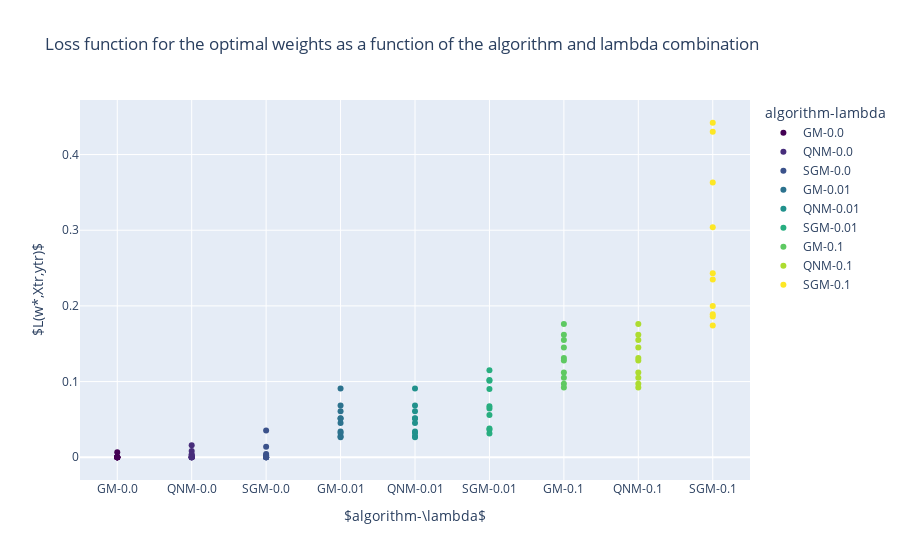

Write notebook code for a chart like this one.
### Code cell
# plot a scatter plot of L* as a function of la
fig = px.scatter(df, x='algorithm-lambda', y='L*',
                    title='Loss function for the optimal weights as a function of the algorithm and lambda combination',
                    color='algorithm-lambda',
                    color_discrete_sequence =['#440154', '#472d7b', '#3b528b', '#2c728e', '#21918c', '#28ae80', '#5ec962', '#addc30', '#fde725'])
fig.update_layout(
    xaxis_title=r'$algorithm-\lambda$',
    yaxis_title=r'$L(w*,Xtr,ytr)$',
    xaxis_type='category'
)
fig.show()
# save the figure
fig.write_image("L_for_al-la.png")

### Figure 1 — Plotly figure (JSON) as saved in the notebook; plotly's stock layout.template omitted (floating-point values rounded to 4 significant figures)
{"data": [{"hovertemplate": "algorithm-lambda=%{x}<br>L*=%{y}<extra></extra>", "legendgroup": "GM-0.0", "marker": {"color": "#440154", "symbol": "circle"}, "mode": "markers", "name": "GM-0.0", "orientation": "v", "showlegend": true, "type": "scatter", "x": ["GM-0.0", "GM-0.0", "GM-0.0", "GM-0.0", "GM-0.0", "GM-0.0", "GM-0.0", "GM-0.0", "GM-0.0", "GM-0.0"], "xaxis": "x", "y": [5.72e-07, 1.26e-06, 0.000137, 5e-07, 5.5e-07, 1.28e-06, 7.13e-07, 0.00646, 1.11e-05, 7.96e-07], "yaxis": "y"}, {"hovertemplate": "algorithm-lambda=%{x}<br>L*=%{y}<extra></extra>", "legendgroup": "QNM-0.0", "marker": {"color": "#472d7b", "symbol": "circle"}, "mode": "markers", "name": "QNM-0.0", "orientation": "v", "showlegend": true, "type": "scatter", "x": ["QNM-0.0", "QNM-0.0", "QNM-0.0", "QNM-0.0", "QNM-0.0", "QNM-0.0", "QNM-0.0", "QNM-0.0", "QNM-0.0", "QNM-0.0"], "xaxis": "x", "y": [2.91e-50, 1.66e-11, 0.00813, 1.02e-08, 1.52e-07, 0.00258, 2.25e-39, 0.016, 0.004, 1.23e-11], "yaxis": "y"}, {"hovertemplate": "algorithm-lambda=%{x}<br>L*=%{y}<extra></extra>", "legendgroup": "SGM-0.0", "marker": {"color": "#3b528b", "symbol": "circle"}, "mode": "markers", "name": "SGM-0.0", "orientation": "v", "showlegend": true, "type": "scatter", "x": ["SGM-0.0", "SGM-0.0", "SGM-0.0", "SGM-0.0", "SGM-0.0", "SGM-0.0", "SGM-0.0", "SGM-0.0", "SGM-0.0", "SGM-0.0"], "xaxis": "x", "y": [1.41e-05, 0.00271, 0.0139, 1.16e-05, 1.44e-05, 0.00101, 1.69e-05, 0.0352, 0.00421, 3.33e-05], "yaxis": "y"}, {"hovertemplate": "algorithm-lambda=%{x}<br>L*=%{y}<extra></extra>", "legendgroup": "GM-0.01", "marker": {"color": "#2c728e", "symbol": "circle"}, "mode": "markers", "name": "GM-0.01", "orientation": "v", "showlegend": true, "type": "scatter", "x": ["GM-0.01", "GM-0.01", "GM-0.01", "GM-0.01", "GM-0.01", "GM-0.01", "GM-0.01", "GM-0.01", "GM-0.01", "GM-0.01"], "xaxis": "x", "y": [0.0276, 0.0515, 0.0684, 0.0263, 0.0339, 0.0452, 0.0321, 0.0909, 0.0609, 0.0513], "yaxis": "y"}, {"hovertemplate": "algorithm-lambda=%{x}<br>L*=%{y}<extra></extra>", "legendgroup": "QNM-0.01", "marker": {"color": "#21918c", "symbol": "circle"}, "mode": "markers", "name": "QNM-0.01", "orientation": "v", "showlegend": true, "type": "scatter", "x": ["QNM-0.01", "QNM-0.01", "QNM-0.01", "QNM-0.01", "QNM-0.01", "QNM-0.01", "QNM-0.01", "QNM-0.01", "QNM-0.01", "QNM-0.01"], "xaxis": "x", "y": [0.0276, 0.0515, 0.0684, 0.0263, 0.0339, 0.0452, 0.0321, 0.0909, 0.0609, 0.0513], "yaxis": "y"}, {"hovertemplate": "algorithm-lambda=%{x}<br>L*=%{y}<extra></extra>", "legendgroup": "SGM-0.01", "marker": {"color": "#28ae80", "symbol": "circle"}, "mode": "markers", "name": "SGM-0.01", "orientation": "v", "showlegend": true, "type": "scatter", "x": ["SGM-0.01", "SGM-0.01", "SGM-0.01", "SGM-0.01", "SGM-0.01", "SGM-0.01", "SGM-0.01", "SGM-0.01", "SGM-0.01", "SGM-0.01"], "xaxis": "x", "y": [0.0314, 0.0903, 0.101, 0.0362, 0.0557, 0.0645, 0.0379, 0.115, 0.102, 0.0673], "yaxis": "y"}, {"hovertemplate": "algorithm-lambda=%{x}<br>L*=%{y}<extra></extra>", "legendgroup": "GM-0.1", "marker": {"color": "#5ec962", "symbol": "circle"}, "mode": "markers", "name": "GM-0.1", "orientation": "v", "showlegend": true, "type": "scatter", "x": ["GM-0.1", "GM-0.1", "GM-0.1", "GM-0.1", "GM-0.1", "GM-0.1", "GM-0.1", "GM-0.1", "GM-0.1", "GM-0.1"], "xaxis": "x", "y": [0.0971, 0.131, 0.162, 0.0923, 0.112, 0.128, 0.105, 0.176, 0.155, 0.145], "yaxis": "y"}, {"hovertemplate": "algorithm-lambda=%{x}<br>L*=%{y}<extra></extra>", "legendgroup": "QNM-0.1", "marker": {"color": "#addc30", "symbol": "circle"}, "mode": "markers", "name": "QNM-0.1", "orientation": "v", "showlegend": true, "type": "scatter", "x": ["QNM-0.1", "QNM-0.1", "QNM-0.1", "QNM-0.1", "QNM-0.1", "QNM-0.1", "QNM-0.1", "QNM-0.1", "QNM-0.1", "QNM-0.1"], "xaxis": "x", "y": [0.0971, 0.131, 0.162, 0.0923, 0.112, 0.128, 0.105, 0.176, 0.155, 0.145], "yaxis": "y"}, {"hovertemplate": "algorithm-lambda=%{x}<br>L*=%{y}<extra></extra>", "legendgroup": "SGM-0.1", "marker": {"color": "#fde725", "symbol": "circle"}, "mode": "markers", "name": "SGM-0.1", "orientation": "v", "showlegend": true, "type": "scatter", "x": ["SGM-0.1", "SGM-0.1", "SGM-0.1", "SGM-0.1", "SGM-0.1", "SGM-0.1", "SGM-0.1", "SGM-0.1", "SGM-0.1", "SGM-0.1"], "xaxis": "x", "y": [0.2, 0.186, 0.43, 0.174, 0.243, 0.304, 0.189, 0.235, 0.442, 0.363], "yaxis": "y"}], "layout": {"legend": {"title": {"text": "algorithm-lambda"}, "tracegroupgap": 0}, "title": {"text": "Loss function for the optimal weights as a function of the algorithm and lambda combination"}, "xaxis": {"anchor": "y", "categoryarray": ["GM-0.0", "QNM-0.0", "SGM-0.0", "GM-0.01", "QNM-0.01", "SGM-0.01", "GM-0.1", "QNM-0.1", "SGM-0.1"], "categoryorder": "array", "domain": [0, 1], "title": {"text": "$algorithm-\\lambda$"}, "type": "category"}, "yaxis": {"anchor": "x", "domain": [0, 1], "title": {"text": "$L(w*,Xtr,ytr)$"}}}}
